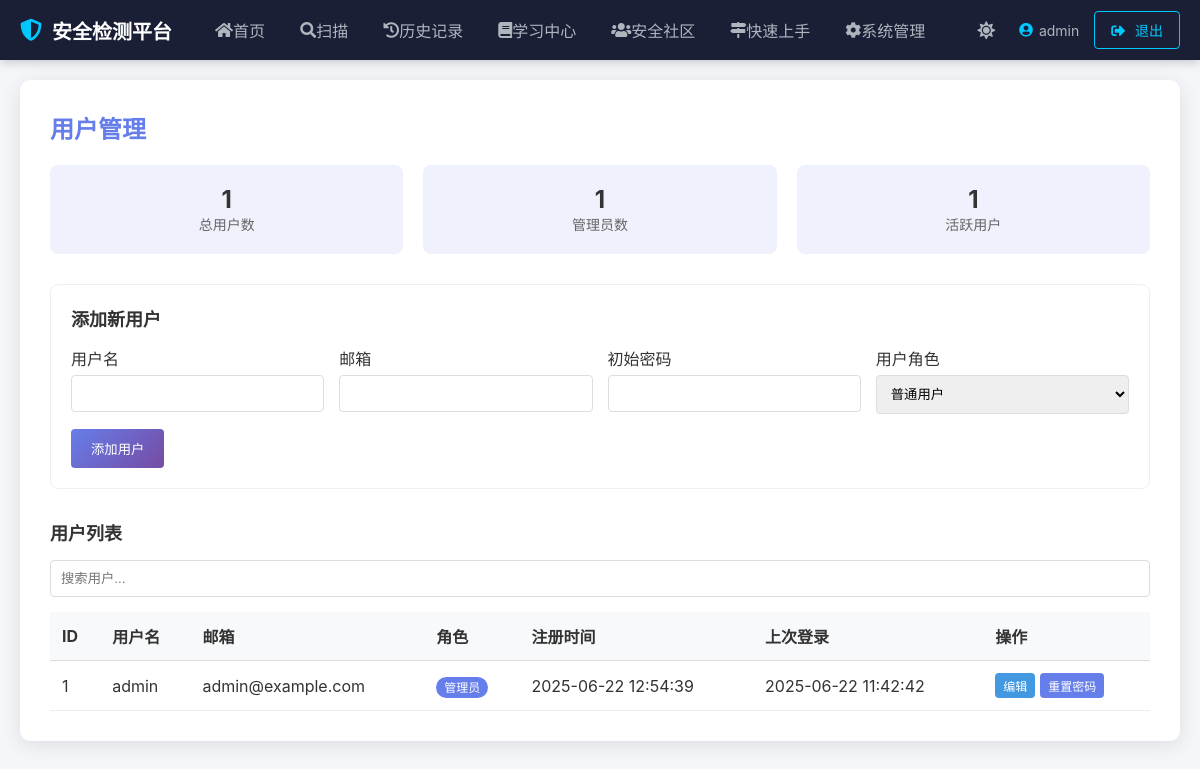
Page /admin/users (signed in) on the committed database.
### tables this page shows
CREATE TABLE users (
        id INTEGER PRIMARY KEY AUTOINCREMENT,
        username TEXT UNIQUE NOT NULL,
        email TEXT UNIQUE,
        password_hash TEXT NOT NULL,
        role TEXT NOT NULL DEFAULT 'user',
        last_login TIMESTAMP
    , avatar TEXT, register_time TIMESTAMP);

### app/routes/admin.py (the view)
@admin_bp.route('/users')
@admin_required
def user_management():
    conn = sqlite3.connect(Config.DATABASE_PATH)
    conn.row_factory = sqlite3.Row
    cursor = conn.cursor()
    cursor.execute('SELECT * FROM users ORDER BY register_time DESC')
    users = cursor.fetchall()
    cursor.execute('SELECT COUNT(*) FROM users')
    total_users = cursor.fetchone()[0]
    cursor.execute('SELECT COUNT(*) FROM users WHERE role = "admin"')
    admin_count = cursor.fetchone()[0]
    thirty_days_ago = datetime.now() - timedelta(days=30)
    cursor.execute('SELECT COUNT(*) FROM users WHERE last_login > ?',
                  (thirty_days_ago.strftime('%Y-%m-%d %H:%M:%S'),))
    active_users = cursor.fetchone()[0]
    conn.close()
    return render_template('user_management.html',
                          users=users,
                          total_users=total_users,
                          admin_count=admin_count,
                          active_users=active_users)

### app/utils/__init__.py (called while the page is built)
def admin_required(view):
    @wraps(view)
    def wrapped_view(*args, **kwargs):
        if 'user_id' not in session:
            flash('请先登录', 'error')
            return redirect(url_for('auth.login'))
        if session.get('role') != 'admin':
            flash('需要管理员权限', 'error')
            return redirect(url_for('user.index'))
        return view(*args, **kwargs)
    return wrapped_view

### app/templates/user_management.html (shortened to what this page needs)
{% extends "base.html" %}
{% block content %}
<div class="user-management-container" style="background: white; padding: 30px; border-radius: 10px; box-shadow: 0 4px 20px rgba(0,0,0,0.1); margin-bottom: 30px;">
    <h2 style="margin-bottom: 20px; color: #667eea;">用户管理</h2>
    <div style="display: flex; gap: 20px; margin-bottom: 30px; flex-wrap: wrap;">
        <div style="background: rgba(102, 126, 234, 0.1); padding: 20px; border-radius: 8px; min-width: 150px; text-align: center; flex: 1;">
            <div style="font-size: 24px; font-weight: bold;">{{ total_users }}</div>
            <div style="color: #666; font-size: 14px;">总用户数</div>
        </div>
        <div style="background: rgba(102, 126, 234, 0.1); padding: 20px; border-radius: 8px; min-width: 150px; text-align: center; flex: 1;">
            <div style="font-size: 24px; font-weight: bold;">{{ admin_count }}</div>
            <div style="color: #666; font-size: 14px;">管理员数</div>
        </div>
        <div style="background: rgba(102, 126, 234, 0.1); padding: 20px; border-radius: 8px; min-width: 150px; text-align: center; flex: 1;">
            <div style="font-size: 24px; font-weight: bold;">{{ active_users }}</div>
            <div style="color: #666; font-size: 14px;">活跃用户</div>
        </div>
    </div>
    <div style="margin-bottom: 30px; padding: 20px; border: 1px solid #eee; border-radius: 8px;">
        <h3 style="margin-bottom: 15px; font-size: 18px;">添加新用户</h3>
        <form method="POST" action="{{ url_for('admin.add_user') }}">
            <div style="display: grid; grid-template-columns: repeat(auto-fit, minmax(200px, 1fr)); gap: 15px; margin-bottom: 15px;">
                <div>
                    <label style="display: block; margin-bottom: 5px; font-weight: 500;">用户名</label>
                    <input type="text" name="username" required style="width: 100%; padding: 10px; border: 1px solid #ddd; border-radius: 4px;">
                </div>
                <div>
                    <label style="display: block; margin-bottom: 5px; font-weight: 500;">邮箱</label>
                    <input type="email" name="email" required style="width: 100%; padding: 10px; border: 1px solid #ddd; border-radius: 4px;">
                </div>
                <div>
                    <label style="display: block; margin-bottom: 5px; font-weight: 500;">初始密码</label>
                    <input type="password" name="password" required style="width: 100%; padding: 10px; border: 1px solid #ddd; border-radius: 4px;">
                </div>
                <div>
                    <label style="display: block; margin-bottom: 5px; font-weight: 500;">用户角色</label>
                    <select name="role" style="width: 100%; padding: 10px; border: 1px solid #ddd; border-radius: 4px;">
                        <option value="user">普通用户</option>
                    </select>
                </div>
            </div>
            <button type="submit" style="background: linear-gradient(135deg, #667eea 0%, #764ba2 100%); color: white; padding: 10px 20px; border: none; border-radius: 4px; cursor: pointer;">添加用户</button>
        </form>
    </div>
    <div>
        <h3 style="margin-bottom: 15px; font-size: 18px;">用户列表</h3>
        <div style="margin-bottom: 15px;">
            <input type="text" id="userSearchInput" placeholder="搜索用户..." style="width: 100%; padding: 10px; border: 1px solid #ddd; border-radius: 4px;" onkeyup="filterUsers()">
        </div>
        <div style="overflow-x: auto;">
            <table style="width: 100%; border-collapse: collapse; text-align: left;" id="userTable">
                <thead>
                    <tr style="background: #f8f9fa;">
                        <th style="padding: 12px; border-bottom: 1px solid #ddd;">ID</th>
                        <th style="padding: 12px; border-bottom: 1px solid #ddd;">用户名</th>
                        <th style="padding: 12px; border-bottom: 1px solid #ddd;">邮箱</th>
                        <th style="padding: 12px; border-bottom: 1px solid #ddd;">角色</th>
                        <th style="padding: 12px; border-bottom: 1px solid #ddd;">注册时间</th>
                        <th style="padding: 12px; border-bottom: 1px solid #ddd;">上次登录</th>
                        <th style="padding: 12px; border-bottom: 1px solid #ddd;">操作</th>
                    </tr>
                </thead>
                <tbody>
                    {% for user in users %}
                    <tr>
                        <td style="padding: 12px; border-bottom: 1px solid #eee;">{{ user.id }}</td>
                        <td style="padding: 12px; border-bottom: 1px solid #eee;">{{ user.username }}</td>
                        <td style="padding: 12px; border-bottom: 1px solid #eee;">{{ user.email }}</td>
                        <td style="padding: 12px; border-bottom: 1px solid #eee;">
                            {% if user.role == 'admin' %}
                            <span style="background: #667eea; color: white; padding: 3px 8px; border-radius: 12px; font-size: 12px;">管理员</span>
                            {% else %}
                            <span style="background: #e2e8f0; color: #333; padding: 3px 8px; border-radius: 12px; font-size: 12px;">普通用户</span>
                            {% endif %}
                        </td>
                        <td style="padding: 12px; border-bottom: 1px solid #eee;">{{ user.register_time }}</td>
                        <td style="padding: 12px; border-bottom: 1px solid #eee;">{{ user.last_login or '从未登录' }}</td>
                        <td style="padding: 12px; border-bottom: 1px solid #eee;">
                            <div style="display: flex; gap: 5px;">
                                <a href="{{ url_for('admin.edit_user', user_id=user.id) }}" style="text-decoration: none; background: #4299e1; color: white; padding: 4px 8px; border-radius: 4px; font-size: 12px;">编辑</a>
                                <form method="POST" action="{{ url_for('admin.reset_password', user_id=user.id) }}">
                                    <button type="submit" style="background: #667eea; color: white; border: none; padding: 4px 8px; border-radius: 4px; cursor: pointer; font-size: 12px;">重置密码</button>
                                </form>
                            </div>
                        </td>
                    </tr>
                    {% endfor %}
                </tbody>
            </table>
        </div>
    </div>
</div>
{% endblock %}

### app/static/css/common.css (style rules this page uses)
:root { --card-padding: 20px; --card-border-radius: 6px; --card-shadow: 0 2px 10px rgba(0,0,0,0.08); --card-gap: 20px; --card-bg-color: #ffffff; --card-inner-gap: 16px; --primary-color: #00c8ff; --primary-color-dark: #00a6d6; --secondary-color: #1a1f36; --text-color: #333; --text-color-light: #666; --border-color: #e6e8eb; --bg-color: #f5f6fa; --danger-color: #dc3545; --success-color: #28a745; --warning-color: #ffc107; --info-color: #17a2b8; --navbar-bg: #1a1f36; --navbar-text: #adb5bd; --navbar-text-active: #fff; --navbar-hover: rgba(255,255,255,0.1); --input-bg: #fff; --input-border: #ced4da; --input-text: #333; --table-header-bg: #f8f9fa; --table-border: #e6e8eb; --table-stripe: #f8f9fa; --table-hover: #f1f5f9; }

### app/templates/base.html (style rules this page uses)
:root { --bg-color: #f5f6fa; --card-bg: #fff; --text-color: #333; --text-color-light: #666; --border-color: #e2e8f0; --primary-color: #00c8ff; --primary-color-dark: #00a6d6; --secondary-color: #1a1f36; --navbar-bg: #1a1f36; --navbar-text: #adb5bd; --navbar-text-active: #fff; --navbar-hover: rgba(255,255,255,0.1); --card-shadow: 0 2px 12px rgba(0,0,0,0.08); }
* { margin: 0; padding: 0; box-sizing: border-box; }
body { font-family: 'Microsoft YaHei', -apple-system, BlinkMacSystemFont, 'Segoe UI', sans-serif; background: var(--bg-color); min-height: 100vh; color: var(--text-color); transition: background-color 0.3s ease, color 0.3s ease; }

### rows in the picture
users: id "1", username "admin", email "admin@example.com", role "管理员", register_time "2025-06-22 12:54:39", last_login "2025-06-22 11:42:42"

### other values in the picture
{{ session.username }} "admin"
{{ total_users }} "1"
{{ admin_count }} "1"
{{ active_users }} "1"
